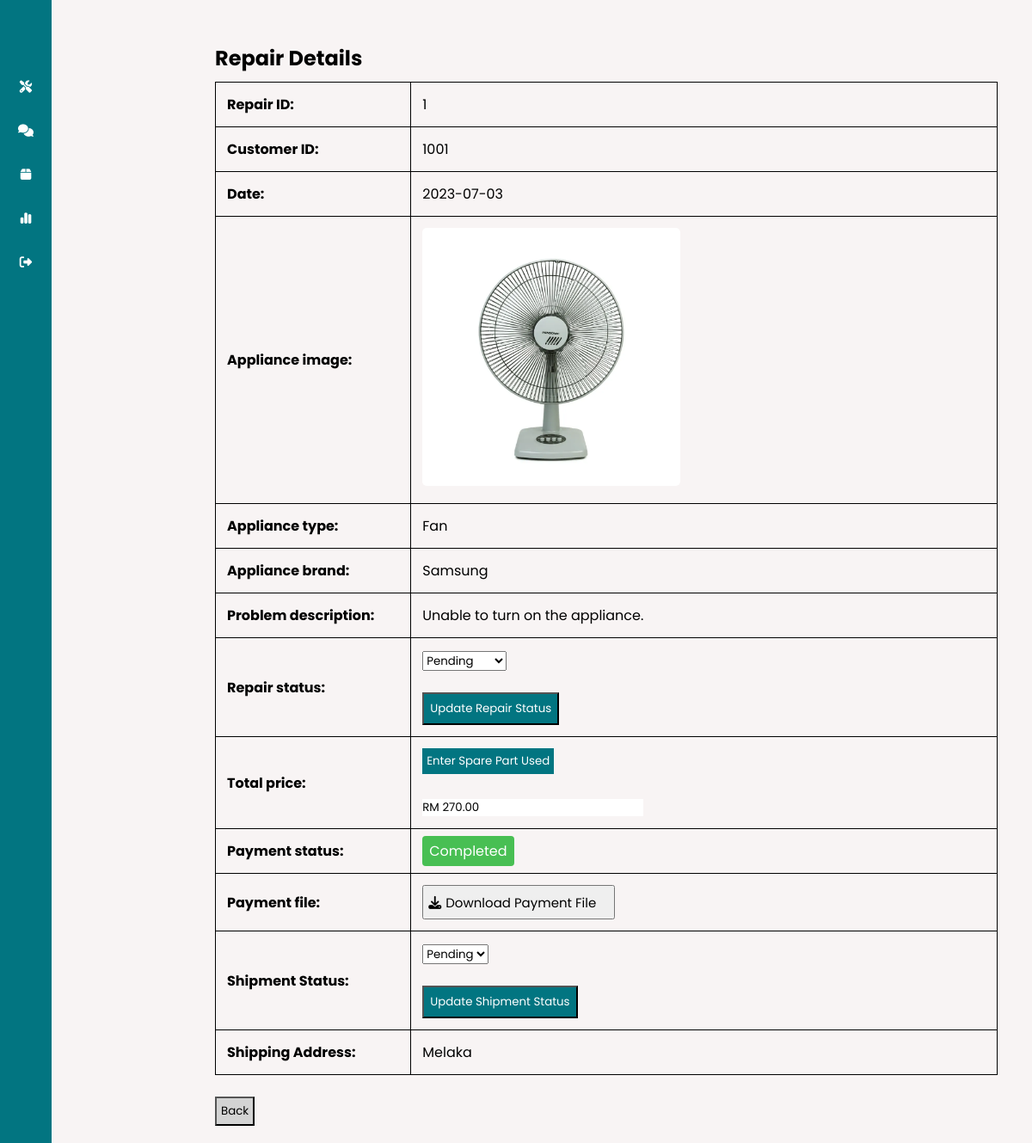
Screenshot of /php/staff_repairDetails.php?repairRequestID=1 with the database file from the repository.
### tables this page shows
CREATE TABLE `repairrequest` (
  `repairRequestID` int(11) NOT NULL,
  `customerID` int(11) NOT NULL,
  `date` date DEFAULT NULL,
  `image` varchar(100) NOT NULL,
  `type` varchar(50) NOT NULL,
  `brand` varchar(50) NOT NULL,
  `description` varchar(100) NOT NULL,
  `repairStatus` varchar(50) DEFAULT NULL,
  `deliveryStatus` varchar(50) DEFAULT NULL,
  `totalPrice` decimal(10,2) DEFAULT 0.00,
  `paymentStatus` varchar(50) DEFAULT NULL,
  `paymentFile` varchar(100) DEFAULT NULL,
  `shippingAddress` varchar(100) DEFAULT NULL
);

### php/staff_repairDetails.php (the view, shortened to what this page needs)
<?php
include 'dbconnection.php';
include 'staff_sidebarMenu.php';
$repairRequestID = $_GET['repairRequestID'];
$query = "SELECT * FROM repairrequest WHERE repairRequestID = '$repairRequestID'";
$result = mysqli_query($conn, $query);
$row = mysqli_fetch_assoc($result);
$customerID = $row['customerID'];
$date = $row['date'];
$image = $row['image'];
$type = $row['type'];
$brand = $row['brand'];
$description = $row['description'];
$paymentStatus = $row['paymentStatus'];
$paymentFile = $row['paymentFile'];
$totalRepairPrice = $row['totalPrice'];
$shippingAddress = $row['shippingAddress'];
?>
<!DOCTYPE html>
<html lang="en">
<head>
    <link rel="stylesheet" href="../css/staffEachPage.css">
</head>
<body>
    <h2 id="titleRepairDetails">Repair Details</h2>
    <div class="repairDetailsTable">
        <table style="width:100%">
            <tr>
                <th>Repair ID:</th>
                <td><?php echo $repairRequestID ?></td>
            </tr>
            <tr>
                <th>Customer ID:</th>
                <td><?php echo $customerID ?></td>
            </tr>
            <tr>
                <th>Date:</th>
                <td><?php echo $date ?></td>
            </tr>
            <tr>
                <th>Appliance image:</th>
                <td><img width="300" height="300" src="../repairImages/<?php echo $image ?>"></td>
            </tr>
            <tr>
                <th>Appliance type:</th>
                <td><?php echo $type ?></td>
            </tr>
            <tr>
                <th>Appliance brand:</th>
                <td><?php echo $brand ?></td>
            </tr>
            <tr>
                <th>Problem description:</th>
                <td><?php echo $description ?></td>
            </tr>
            <tr>
                <th>Repair status:</th>
                <td>
                    <div>
                        <form action="staff_statusUpdate.php?repairID=<?php echo $repairRequestID ?>" method="POST" onsubmit="return confirm('Are you sure to update the repair status?')">
                            <select name="updateRepairStatus">
                                <option value="Pending">Pending</option>
                            </select>
                            <br><br><button type="submit" name="btnUpdateRepairStatus" id="btnUpdateRepairStatus" inline="TRUE">Update Repair Status</button>
                        </form>
                    </div>
                </td>
            </tr>
            <tr>
                <th>Total price:</th>
                <td>
                    <button id="selectItemButton" name="selectItemButton" class="calculate-button">Enter Spare Part Used</button><br>
                    <br><input type="text" id="displayTotalPrice" value="RM <?php echo $totalRepairPrice ?>" readonly>
                </td>
            </tr>
            <tr>
                <th>Payment status:</th>
                <td><span class="<?php echo $paymentStatus ?>"><?php echo $paymentStatus ?></span></td>
            </tr>
            <tr>
                <th>Payment file:</th>
                <td><button <?php if ($paymentFile == "") {
                                echo "disabled";
                            } ?> class="btnDownloadFile"><i class="fa fa-download"></i><a <?php if ($paymentFile == "") {
                                                                                                echo 'style="pointer-events: none"';
                                                                                            } ?> href="../paymentFile/<?php echo $paymentFile ?>" id="linkDownloadFile" download>Download Payment File</button></td>
            </tr>
            <tr>
                <th>Shipment Status:</th>
                <td>
                    <div>
                        <form action="staff_statusUpdate.php?repairID=<?php echo $repairRequestID ?>" method="POST" onsubmit="return confirm('Are you sure to update the shipment status?')">
                            <select name="updateShipmentStatus">
                                <option value="Pending">Pending</option>
                            </select>
                            <br><br><button type="submit" name="btnUpdateShipmentStatus" id="btnUpdateShipmentStatus" inline="TRUE">Update Shipment Status</button>
                        </form>
                    </div>
                </td>
            </tr>
            <tr>
                <th>Shipping Address:</th>
                <td><?php echo $shippingAddress ?></td>
            </tr>
        </table>
        <br>
        <form action="staff_repairRequest.php"><button type="submit" id="btnBack">Back</button></form>
    </div>
</body>
</html>

### css/staffSidebarMenu.css (style rules this page uses)
:root { --main-color: #027581; --color-dark: #1d2231; --text-grey: #8390a2; }
* { font-family: "Poppins", sans-serif; margin: 0; padding: 0; text-decoration: none; list-style-type: none; box-sizing: border-box; }

### css/staffEachPage.css (style rules this page uses)
body { background-color: #f8f4f4; }
#titleRepairDetails { margin-left: 250px; margin-top: 50px; }
.repairDetailsTable { margin-left: 250px; margin-top: 10px; margin-right: 40px; }
.repairDetailsTable img { border-radius: 5px; width: 200; height: 200; }
.repairDetailsTable table, th, td { border: 1px solid black; border-collapse: collapse; }
.repairDetailsTable th, td { padding: 13px; text-align: left; }
.repairDetailsTable th { width: 25%; }
#btnBack { padding: 5px; background-color: lightgray; margin-bottom: 20px; }
.Completed { background: #48bf53; font-weight: 400; padding: 6px 8px; border-radius: 4px; color: #fff; }
.fa.fa-download { font-size: 15px; padding-left: 5px; }
.btnDownloadFile { height: 40px; }
#linkDownloadFile { text-decoration: none; color: black; padding: 20px 20px 20px 5px; font-size: 15px; }
#btnUpdateRepairStatus, #btnUpdateShipmentStatus { background-color: #027581; padding: 7px; color: white; }
.calculate-button { background-color: #027581; color: #fff; border: none; padding: 5px; cursor: pointer; }
#displayTotalPrice { border: none; border-color: transparent; }

### rows the page displays
repairrequest: customerID "1001", date "2023-07-03", image (picture), type "Fan", brand "Samsung", description "Unable to turn on the appliance.", totalPrice "RM 270.00", paymentStatus "Completed", shippingAddress "Melaka"

### other values shown
$repairRequestID "1"
